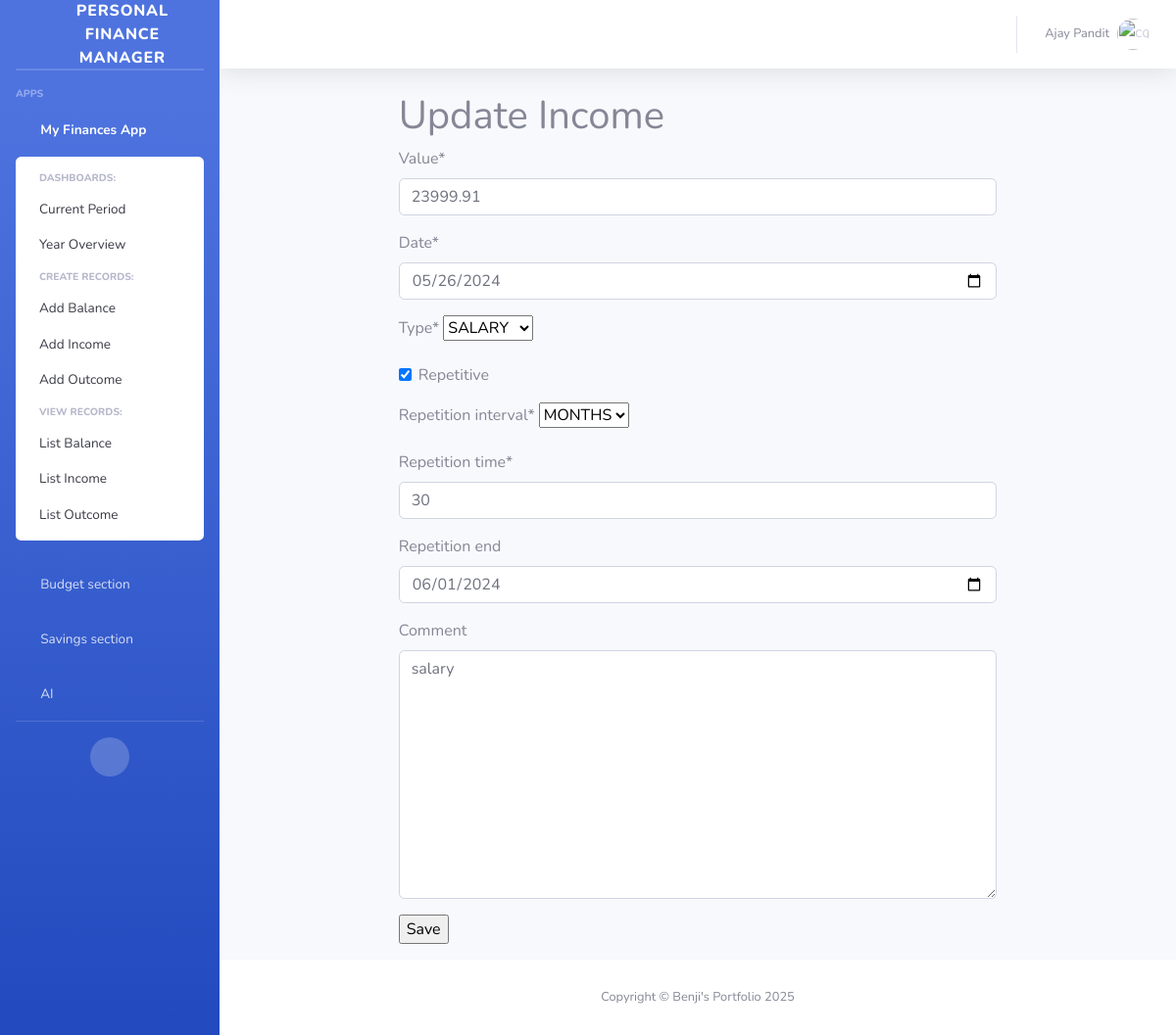
Page /my_finances/income_update/1 (signed in) on the committed database.
### accounts/models.py (models this page shows, shortened)
class CustomUser(AbstractUser, PermissionsMixin):
    first_name = models.CharField(_('first name'), max_length=30, blank=False, null=False, unique=True)
    last_name = models.CharField(_('last name'), max_length=30, blank=False, null=False, unique=True)
    email = models.EmailField(_('email address'), unique=True, blank=False, null=False)
    phone_number = models.CharField(max_length=15, blank=False, null=False)
    is_active = models.BooleanField(_('active'), default=False)
    is_staff = models.BooleanField(_('staff status'), default=False)
    enable_two_factor_authentication = models.BooleanField(null=True, blank=True)
    date_joined = models.DateTimeField(_('date joined'), default=timezone.now)
    email_verified = models.BooleanField(_('email verified'), default=False,
                                         help_text=_('Designates whether the user has verified their email.'))
    objects = CustomUserManager()
    USERNAME_FIELD = 'email'
    REQUIRED_FIELDS = ['first_name', 'last_name']

### my_finances/models.py (models this page shows, shortened)
class Income(models.Model):
    class ITypes(models.IntegerChoices):
        SAL = 1, "SALARY"
        BON = 2, "BONUS"
        GIF = 3, "GIFT"
        OTH = 4, "OTHER"
        SAV = 5, "SAVINGS"
    class RInterval(models.IntegerChoices):
        NA = 1, 'N/A'
        DAY = 2, 'DAYS'
        WEK = 3, 'WEEKS'
        MON = 4, 'MONTHS'
        YEA = 5, 'YEARS'
    user = models.ForeignKey(settings.AUTH_USER_MODEL, on_delete=models.CASCADE, related_name='user_incomes')
    value = models.DecimalField(max_digits=10, decimal_places=2)
    date = models.DateField()
    type = models.PositiveSmallIntegerField(choices=ITypes.choices)
    repetitive = models.BooleanField(default=False)
    repetition_interval = models.PositiveSmallIntegerField(choices=RInterval.choices, default=1)
    repetition_time = models.PositiveSmallIntegerField(default=0)
    repetition_end = models.DateField(null=True, blank=True)
    comment = models.TextField(null=True, blank=True)
    updated_at = models.DateTimeField(auto_now=True)
    created_at = models.DateTimeField(auto_now_add=True)
    class Meta:
        verbose_name_plural = 'incomes'

### my_finances/views.py (the view, shortened to what this page needs)
# urls.py: path('income_update/<pk>', views.IncomeUpdateView.as_view(), name='income_update'),
@method_decorator(login_required, name='dispatch')
@method_decorator(csrf_protect, name='dispatch')
class IncomeUpdateView(UpdateView):
    model = Income
    form_class = IncomeForm
    template_name = 'my_finances/balance_income_outcome_form.html'
    extra_context = {'header': 'Update Income'}
    def get_queryset(self):
        user = self.request.user
        return Income.objects.filter(user=user)

### my_finances/forms.py
class IncomeForm(IncomeOutcomeForm):
    class Meta:
        model = Income
        fields = [
            'value',
            'date',
            'type',
            'repetitive',
            'repetition_interval',
            'repetition_time',
            'repetition_end',
            'comment'
        ]
    date = forms.DateField(widget=DateInput, initial=date.today())
    repetition_end = forms.DateField(widget=DateInput, required=False)

### helper/context_processors.py (called while the page is built)
def add_custom_context(request):
    return {
        'app_name': request.resolver_match.app_name,
        'page_path': request.path,
        'today': datetime.today(),
        'user': request.user if request.user.is_authenticated else None
    }

### templates/my_finances/balance_income_outcome_form.html
{% extends 'base2.html' %}
{% load crispy_forms_tags %}
{% block content %}
<div class="row">
    <div class="col-lg-8 mx-auto">
        <h1>{{ header }}</h1>
        <form method="post">{% csrf_token %}
            {{ form|crispy }}
            <input type="submit" value="Save">
        </form>
    </div>
</div>
{% endblock %}

### templates/base2.html (shortened to what this page needs)
{% load static %}
{% load crispy_forms_tags %}
<html lang="en">
<head>
    <link href="{% static 'vendor/fontawesome-free/css/all.min.css' %}" rel="stylesheet" type="text/css">
    <link href="{% static 'css/sb-admin-2.min.css' %}" rel="stylesheet">
</head>
<body id="page-top">
<div id="wrapper">
    <ul class="navbar-nav bg-gradient-primary sidebar sidebar-dark accordion" id="accordionSidebar">
        <a class="sidebar-brand d-flex align-items-center justify-content-center" href="{% url 'website:index' %}">
            <div class="sidebar-brand-icon rotate-n-15">
                <i class="fas fa-laugh-wink"></i>
            </div>
            <div class="sidebar-brand-text mx-3">Personal Finance Manager</div>
        </a>
        <hr class="sidebar-divider my-0">
        <hr class="sidebar-divider">
        <div class="sidebar-heading">
            Apps
        </div>
        {% if user %}
            <li class="nav-item{% if app_name == 'my_finances' %} active{% endif %}">
                <a class="nav-link{% if app_name != 'my_finances' %} collapsed{% endif %}" href="#"
                   data-toggle="collapse" data-target="#collapseTwo"
                   aria-expanded="true" aria-controls="collapseTwo">
                    <i class="fas fa-fw fa-cog"></i>
                    <span>My Finances App</span>
                </a>
                <div id="collapseTwo" class="collapse{% if app_name == 'my_finances' %} show{% endif %}"
                     aria-labelledby="headingTwo" data-parent="#accordionSidebar">
                    <div class="bg-white py-2 collapse-inner rounded">
                        <h6 class="collapse-header">Dashboards:</h6>
                        {% url 'my_finances:current_period' as my_finances_current_period %}
                        {% url 'my_finances:year_overview' as my_finances_year_overview %}
                        <a class="collapse-item{% if page_path == my_finances_current_period %} active{% endif %}"
                           href="{{ my_finances_current_period }}">Current Period</a>
                        <a class="collapse-item{% if page_path == my_finances_year_overview %} active{% endif %}"
                           href="{{ my_finances_year_overview }}">Year Overview</a>
                        <h6 class="collapse-header">Create records:</h6>
                        {% url 'my_finances:balance_create' as my_finances_balance_create %}
                        {% url 'my_finances:income_create' as my_finances_income_create %}
                        {% url 'my_finances:outcome_create' as my_finances_outcome_create %}
                        <a class="collapse-item{% if page_path == my_finances_balance_create %} active{% endif %}"
                           href="{{ my_finances_balance_create }}">Add Balance</a>
                        <a class="collapse-item{% if page_path == my_finances_income_create %} active{% endif %}"
                           href="{{ my_finances_income_create }}">Add Income</a>
                        <a class="collapse-item{% if page_path == my_finances_outcome_create %} active{% endif %}"
                           href="{{ my_finances_outcome_create }}">Add Outcome</a>
                        <h6 class="collapse-header">View records:</h6>
                        {% url 'my_finances:balance_list' as my_finances_balance_list %}
                        {% url 'my_finances:income_list' as my_finances_income_list %}
                        {% url 'my_finances:outcome_list' as my_finances_outcome_list %}
                        <a class="collapse-item{% if page_path == my_finances_balance_list %} active{% endif %}"
                           href="{{ my_finances_balance_list }}">List Balance</a>
                        <a class="collapse-item{% if page_path == my_finances_income_list %} active{% endif %}"
                           href="{{ my_finances_income_list }}">List Income</a>
                        <a class="collapse-item{% if page_path == my_finances_outcome_list %} active{% endif %}"
                           href="{{ my_finances_outcome_list }}">List Outcome</a>
                    </div>
                </div>
            </li>
       <li class="nav-item{% if app_name == 'budget_section' %} active{% endif %}">
            <a class="nav-link{% if app_name != 'budget_section' %} collapsed{% endif %}" href="#"
               data-toggle="collapse" data-target="#collapse2"
               aria-expanded="true" aria-controls="collapse2">
                <i class="fas fa-fw fa-cog"></i>
                <span>Budget section</span>
            </a>
                    {% url 'budget_section:budget_create' as budget_section_budget_create %}
                    {% url 'budget_section:category_create' as budget_section_category_create %}
                    {% url 'budget_section:transaction_create' as budget_section_transaction_create %}
                     {% url 'budget_section:budget_list' as budget_section_budget_list %}
                    {% url 'budget_section:category_list' as budget_section_category_list %}
                    {% url 'budget_section:transaction_list' as budget_section_transaction_list %}
        </li>
          <li class="nav-item{% if app_name == 'savings_section' %} active{% endif %}">
            <a class="nav-link{% if app_name != 'savings_section' %} collapsed{% endif %}" href="#"
               data-toggle="collapse" data-target="#collapse3"
               aria-expanded="true" aria-controls="collapse3">
                <i class="fas fa-fw fa-cog"></i>
                <span>Savings section</span>
            </a>
                    {% url 'savings_section:savings_create' as savings_section_savings_create %}
                    {% url 'savings_section:deposit_create' as savings_section_deposit_create %}
                    {% url 'savings_section:withdrawal_create' as savings_section_withdrawal_create %}
                    {% url 'savings_section:savings_goal_create' as savings_section_savings_goal_create %}
                    {% url 'savings_section:savings_list' as savings_section_savings_list %}
                    {% url 'savings_section:deposits_list' as savings_section_deposit_list %}
                    {% url 'savings_section:withdrawals_list' as savings_section_withdrawal_list %}
                    {% url 'savings_section:savings_goals_list' as savings_section_savings_goal_list %}
        </li>
        <li class="nav-item">
            <a class="nav-link collapsed" href="/ai/dashboard/">
                <i class="fas fa-fw fa-cog"></i>
                <span>AI</span>
            </a>
        </li>
        {% endif %}
        <hr class="sidebar-divider">
        <div class="text-center d-none d-md-inline">
            <button class="rounded-circle border-0" id="sidebarToggle"></button>
        </div>
    </ul>
    <div id="content-wrapper" class="d-flex flex-column">
        <div id="content">
            <nav class="navbar navbar-expand navbar-light bg-white topbar mb-4 static-top shadow">
                <ul class="navbar-nav ml-auto">
                    <li class="nav-item dropdown no-arrow">
                        {% if user %}
                            <a class="nav-link dropdown-toggle" href="#" id="userDropdown" role="button"
                               data-toggle="dropdown" aria-haspopup="true" aria-expanded="false">
                                <span class="mr-2 d-none d-lg-inline text-gray-600 small">{{ user.first_name }} {{ user.last_name }}</span>
                                <img class="img-profile rounded-circle"
                                     src="https://w7.pngwing.com/pngs/4/736/png-transparent-female-avatar-girl-face-woman-user-flat-classy-users-icon.png" alt="{{ user.username }}">
                            </a>
                        {% endif %}
                    </li>
                </ul>
            </nav>
            <div class="container-fluid">
                {% block content %}
                {% endblock %}
            </div>
        </div>
        <footer class="sticky-footer bg-white">
            <div class="container my-auto">
                <div class="copyright text-center my-auto">
                    <span>Copyright &copy; Benji's Portfolio {{ today.year }}</span>
                </div>
            </div>
        </footer>
    </div>
</div>
</body>
</html>

### rows in the picture
CustomUser: first_name "Ajay", last_name "Pandit"
Income: value "23999.91", date "05/26/2024", type "SALARY", repetitive "☑", repetition_interval "MONTHS", repetition_time "30", repetition_end "06/01/2024", comment "salary"

### other values in the picture
{{ header }} "Update Income"
